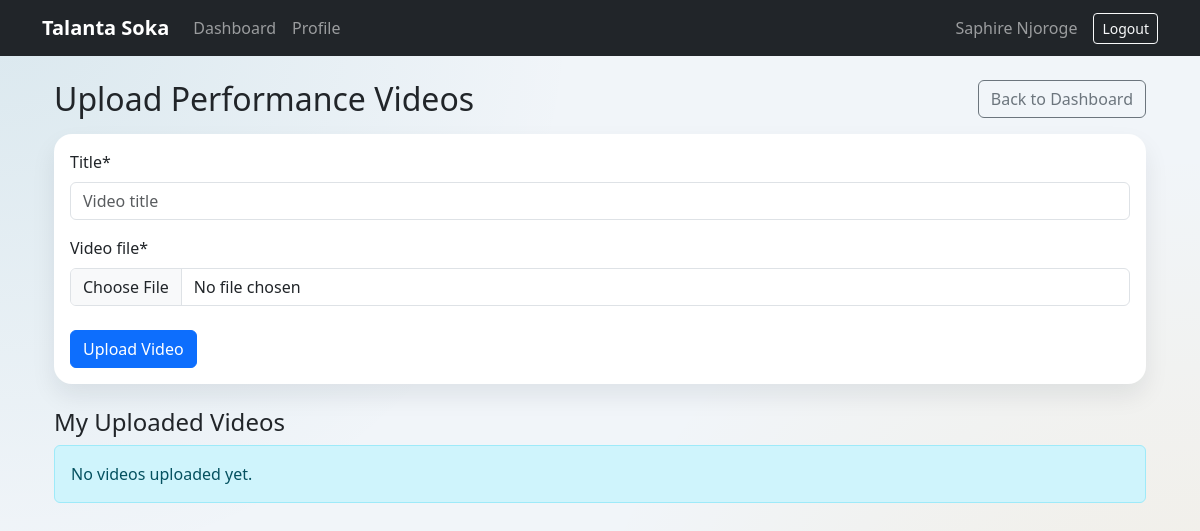
Page /player/videos/upload/ (signed in) on the earlier database version.
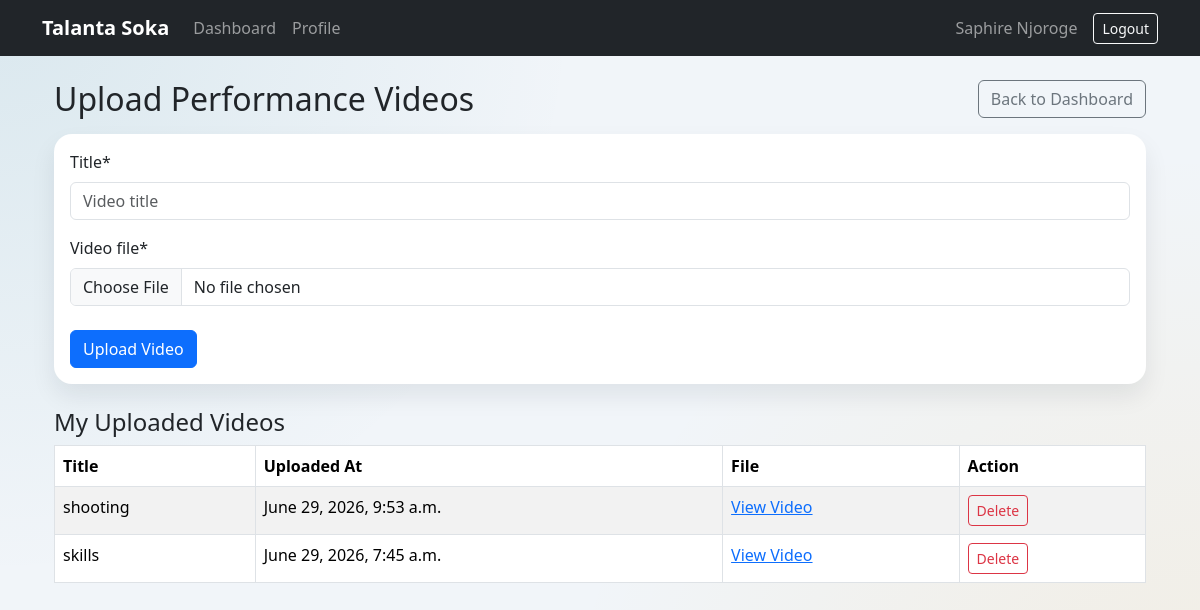
Same page on the later database version.
### players/models.py (models this page shows, shortened)
class PlayerVideo(models.Model):
    profile = models.ForeignKey(
        PlayerProfile,
        on_delete=models.CASCADE,
        related_name='videos'
    )
    title = models.CharField(max_length=150)
    video_file = models.FileField(upload_to='player_videos/')
    uploaded_at = models.DateTimeField(auto_now_add=True)
    class Meta:
        ordering = ['-uploaded_at']

### players/views.py (the view)
# urls.py: path('videos/upload/', views.upload_video, name='upload_video'),
@login_required
def upload_video(request):
    if request.user.role != 'player':
        messages.error(request, 'Only players can upload videos.')
        return redirect('scout_dashboard')
    profile = PlayerProfile.objects.filter(user=request.user).first()
    if not profile:
        messages.error(request, 'Complete registration first to upload videos.')
        return redirect('register')
    if request.method == 'POST':
        form = PlayerVideoForm(request.POST, request.FILES)
        if form.is_valid():
            video = form.save(commit=False)
            video.profile = profile
            video.save()
            messages.success(request, 'Video uploaded successfully.')
            return redirect('upload_video')
    else:
        form = PlayerVideoForm()
    return render(
        request,
        'players/uploadvideo.html',
        {
            'form': form,
            'videos': profile.videos.all(),
        },
    )

### players/forms.py
class PlayerVideoForm(forms.ModelForm):
    class Meta:
        model = PlayerVideo
        fields = [
            'title',
            'video_file',
        ]
        widgets = {
            'title': forms.TextInput(attrs={'placeholder': 'Video title'}),
        }

### templates/players/uploadvideo.html (shortened to what this page needs)
{% extends 'base.html' %}
{% load crispy_forms_tags %}
{% block content %}
<div class="container mt-4">
    <div class="d-flex justify-content-between align-items-center mb-3">
        <h2 class="mb-0">Upload Performance Videos</h2>
        <a href="{% url 'player_dashboard' %}" class="btn btn-outline-secondary">Back to Dashboard</a>
    </div>
    <div class="card mb-4">
        <div class="card-body">
            <form method="post" enctype="multipart/form-data" novalidate>
                {{ form|crispy }}
                <button type="submit" class="btn btn-primary mt-2">Upload Video</button>
            </form>
        </div>
    </div>
    <h4>My Uploaded Videos</h4>
    {% if videos %}
        <div class="table-responsive">
            <table class="table table-bordered table-striped">
                <thead>
                    <tr>
                        <th>Title</th>
                        <th>Uploaded At</th>
                        <th>File</th>
                        <th>Action</th>
                    </tr>
                </thead>
                <tbody>
                    {% for video in videos %}
                        <tr>
                            <td>{{ video.title }}</td>
                            <td>{{ video.uploaded_at }}</td>
                            <td><a href="{{ video.video_file.url }}" target="_blank">View Video</a></td>
                            <td>
                                <form method="post" action="{% url 'delete_video' video.id %}" onsubmit="return confirm('Delete this video?');">
                                    <button type="submit" class="btn btn-sm btn-outline-danger">Delete</button>
                                </form>
                            </td>
                        </tr>
                    {% endfor %}
                </tbody>
            </table>
        </div>
    {% else %}
        <div class="alert alert-info">No videos uploaded yet.</div>
    {% endif %}
</div>
{% endblock %}

Differences in the rows shown:
added PlayerVideo: title "shooting", uploaded_at "June 29, 2026, 9:53 a.m."
added PlayerVideo: title "skills", uploaded_at "June 29, 2026, 7:45 a.m."
Other differences:
text no longer shown: "No videos uploaded yet."
text now shown: "Title Uploaded At File Action"
